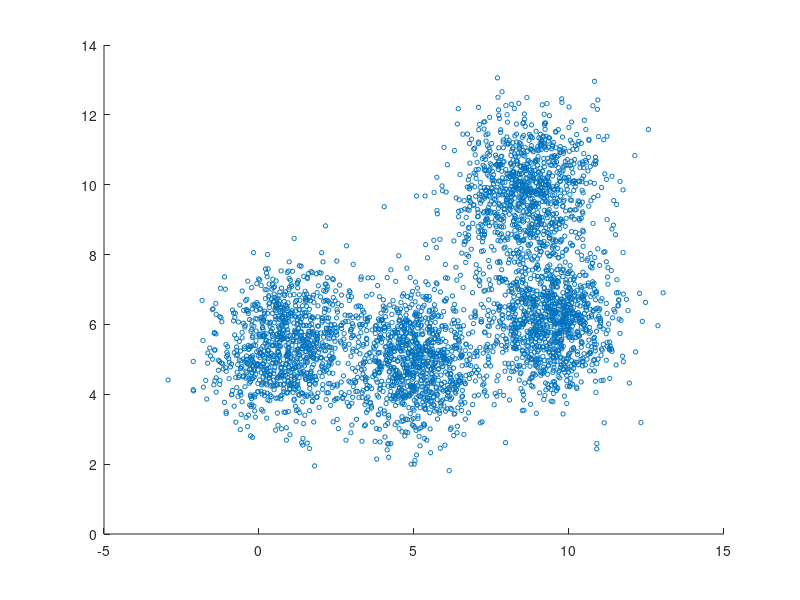

The MATLAB source for this figure: (Note: this script raises an error after producing the figure.)
%GMM

% Clear everything
clear; clc; close ALL;

rngsetting = rng;  % save the current rng settings for reproducability
% Generate Gaussian clusters of data

% True number of clusters:
K = 4;

% Number of clusters in GMM algorithm
C = 4;

MU = zeros(K, 2);
SIGMA = zeros(2, 2, K);
X = zeros(K * 1000, 2);
for k = 1:K;
    MU(k,:) = 10*rand(1, 2);
    s = (rand(2,2) - 0.5);
    SIGMA(:,:,k) = s'*s + eye(2);
    %SIGMA(:,:,k) = eye(2);
    disp(k);
    X(1000*(k-1)+1 : 1000*k , :) = mvnrnd(MU(k,:), SIGMA(:,:,k), 1000);
end


scatter(X(:,1),X(:,2),10,'r.')
hold on
set(gca, 'color', [0 0 0])

% Fit a two-component GMM
options = statset('Display', 'final');  % display information for the algorithm
obj = fitgmdist(X, C, 'Options', options);

% Plot the fit
h = ezcontour(@(x,y)pdf(obj, [x y]), ...
    [min(X(:,1)) - 1, max(X(:,1))+1], [min(X(:,2))-1, max(X(:,2))+1]);
